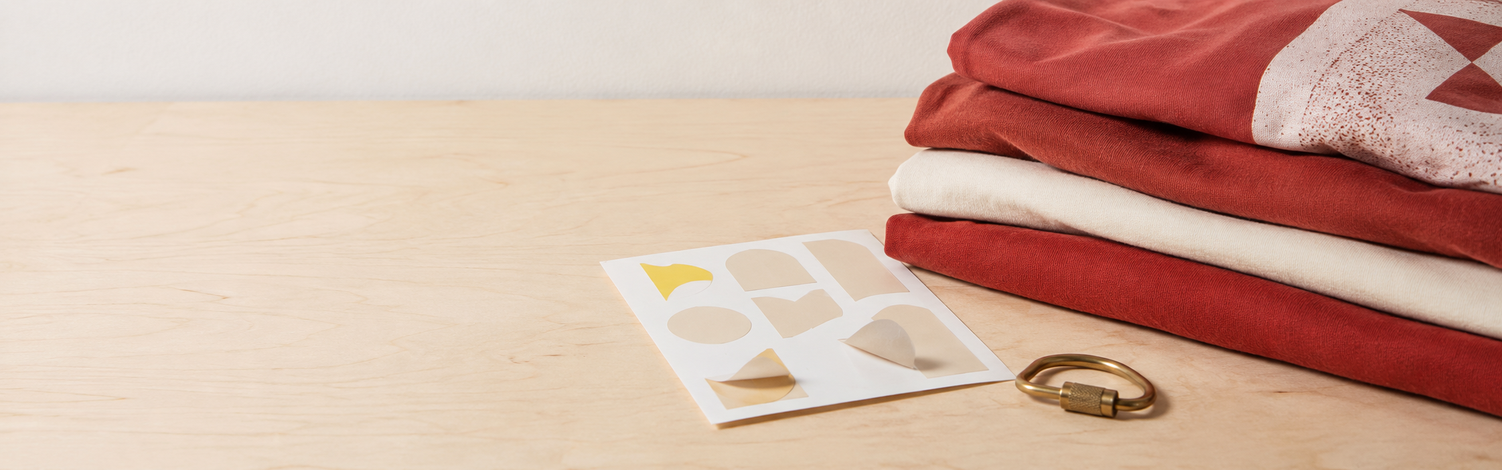
#> input picture assets-src/desktop.png, 1502 x 470 px, shrunk from 2243 x 701 before the run, found by its file name
$ python imgstat.py
#> lines starting #> are read from the running program, lines starting #| are printed output that depends on the picture; after the words box and inside, x2 and y2 are one past the last pixel; in counts of white or black regions, pixels touching at a corner belong together
import numpy as np
from PIL import Image

def lum(hexs):
    h = hexs.lstrip('#')
    r, g, b = [int(h[i:i+2], 16)/255 for i in (0, 2, 4)]
    f = lambda v: v/12.92 if v <= 0.03928 else ((v+0.055)/1.055)**2.4
    return 0.2126*f(r) + 0.7152*f(g) + 0.0722*f(b)

def ratio_hex(a, b):
    L1, L2 = lum(a), lum(b)
    return round((max(L1, L2)+0.05)/(min(L1, L2)+0.05), 2)

def hexof(rgb):
    return '#%02X%02X%02X' % tuple(int(round(c)) for c in rgb[:3])

for name, path in [('DESKTOP', 'desktop.png'), ('MOBILE', 'mobile.png')]:
    im = Image.open(path).convert('RGB')
    a = np.asarray(im).astype(float)
    H, W, _ = a.shape
#> H = 470; W = 1502
    print(f'\n{"="*70}\n{name}  {W}x{H}  ratio {W/H:.3f}:1')
#| ======================================================================
#| DESKTOP  1502x470  ratio 3.196:1

    # overall brightness — the previous version failed on being too dark
    gray = a @ [0.2126, 0.7152, 0.0722]
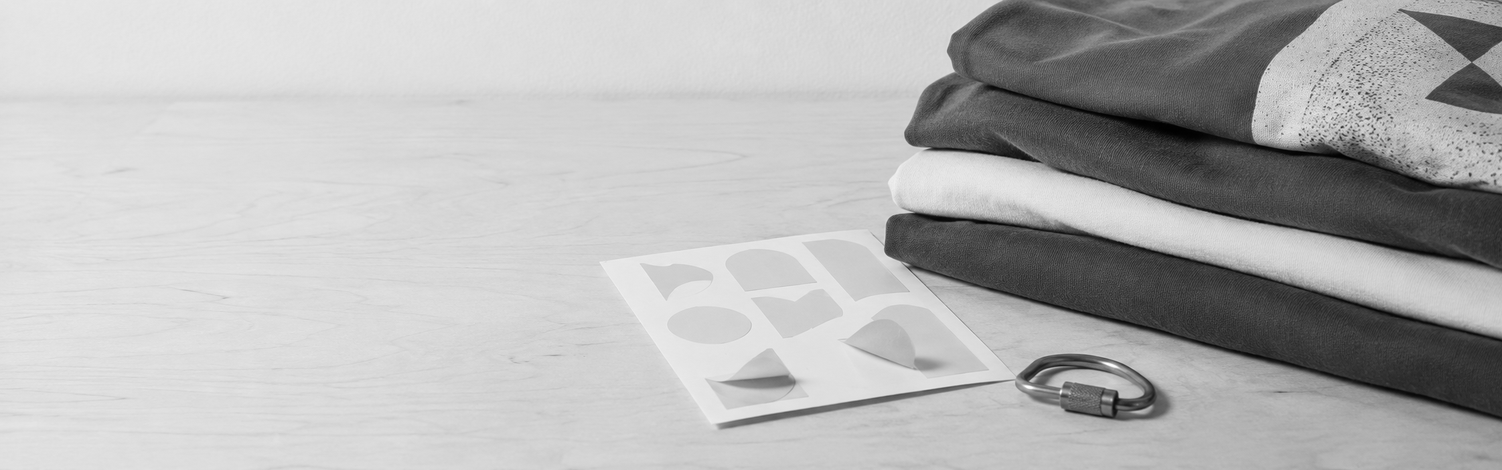
#> gray: shape (470, 1502) float64; min 1.06, max 255, mean 181.3
    print(f'  luma: mean {gray.mean():.1f}  median {np.median(gray):.1f}  '
          f'p5 {np.percentile(gray,5):.1f}  p95 {np.percentile(gray,95):.1f}')
#|   luma: mean 181.3  median 210.2  p5 55.8  p95 226.8
    print(f'  share of pixels below luma 60 (reads as "dark"): {(gray<60).mean()*100:.1f}%')
#|   share of pixels below luma 60 (reads as "dark"): 6.5%

    # where is the subject? the ground is pale wood/plaster, objects are darker or saturated
    mx = a.max(axis=2); mn = a.min(axis=2)
#> after `mx = a.max(axis=2)`:
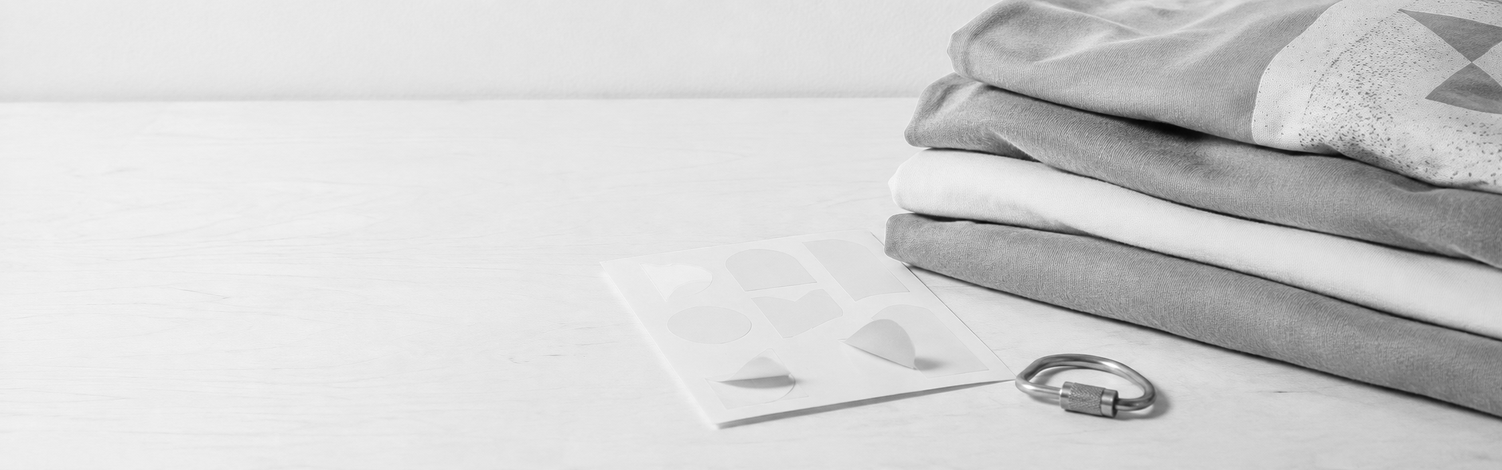
#> mx: shape (470, 1502) float64; min 5, max 255, mean 209.5
#> after `mn = a.min(axis=2)`:
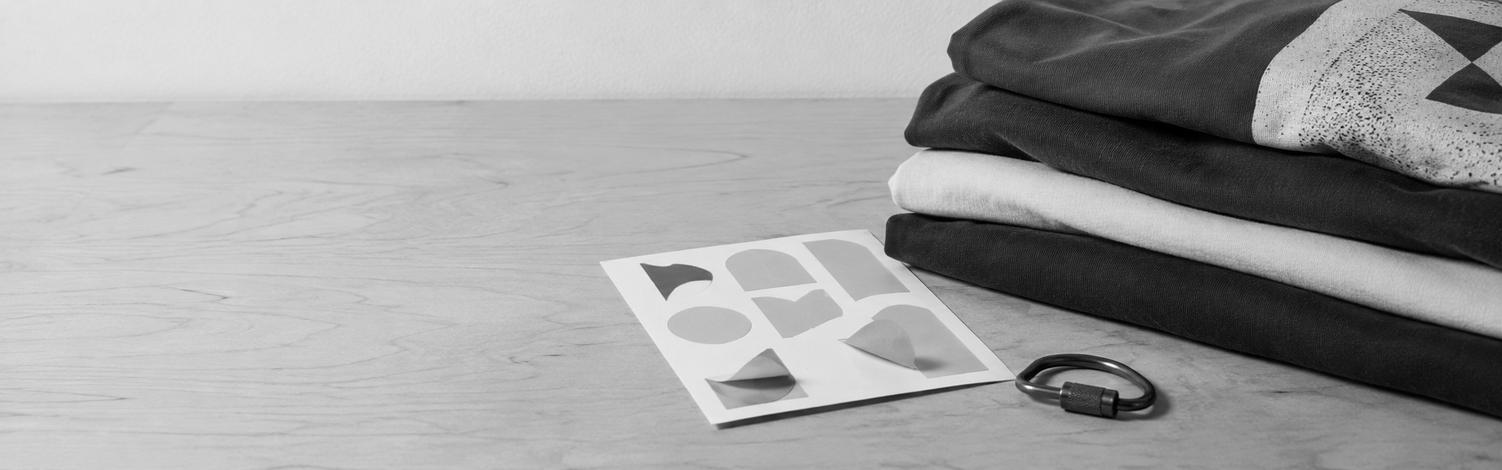
#> mn: shape (470, 1502) float64; min 0, max 255, mean 159.8
    sat = np.where(mx > 0, (mx-mn)/np.maximum(mx, 1), 0)
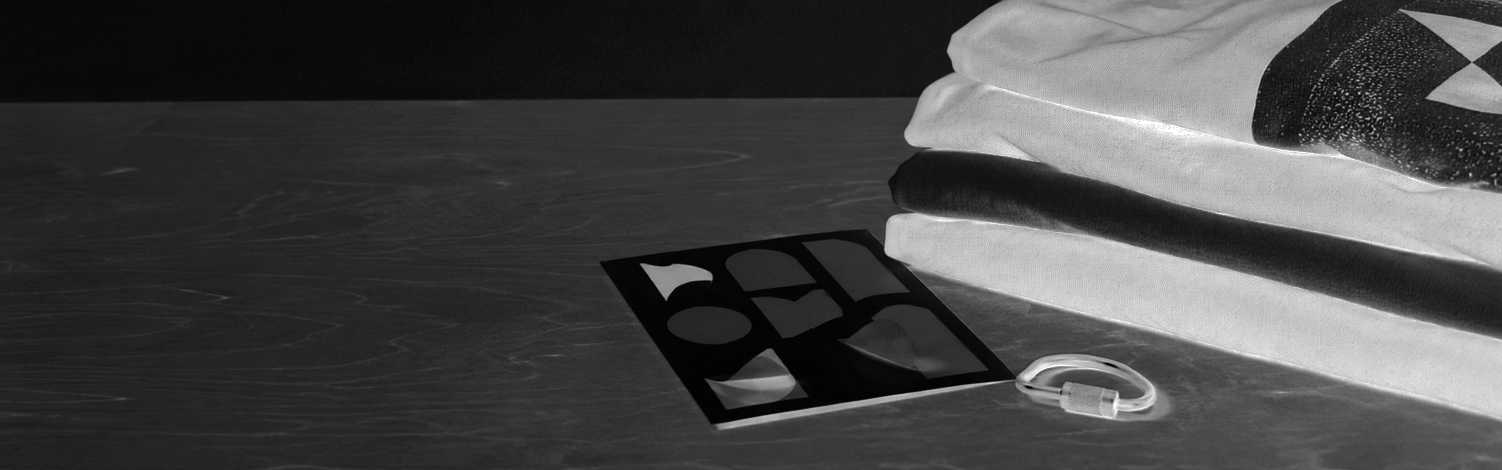
#> sat: shape (470, 1502) float64; min 0, max 1, mean 0.273
    subject = (sat > 0.30) | (gray < 120)          # red fabric, brass, or any dark mass
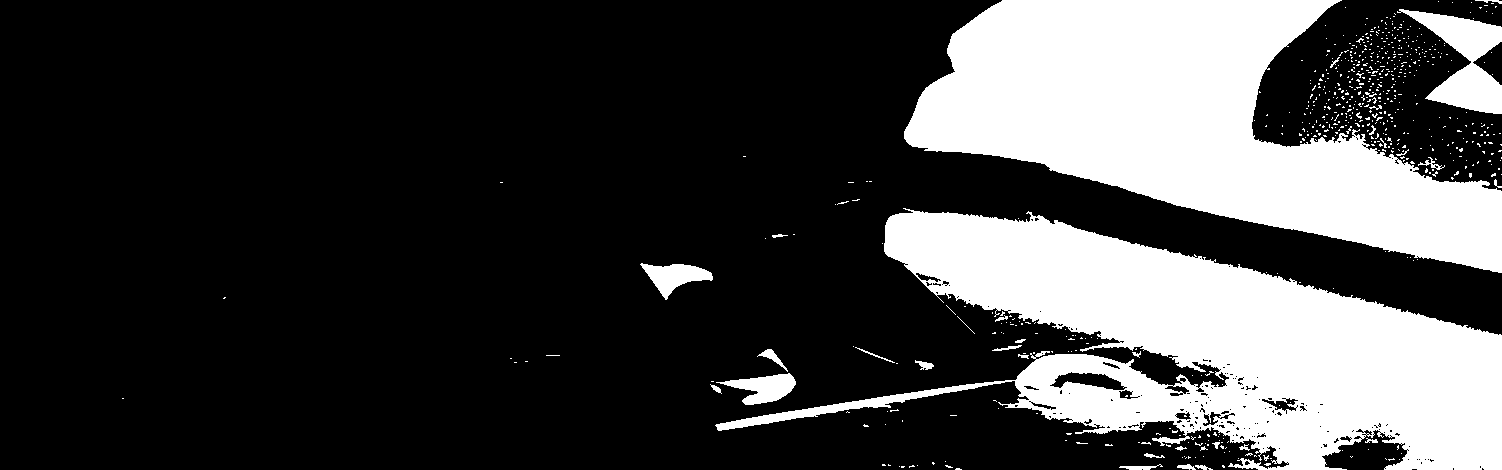
#> subject: shape (470, 1502) bool; 25.8% white; 663 white regions (631 under 20 px), largest, box (x1, y1, x2, y2) and area: (715, 208, 1502, 470) 87922, (904, 0, 1502, 273) 83147, (1397, 9, 1502, 114) 4768
    colsum = subject.mean(axis=0)
#> colsum = 1502 values, max 0.868 at index 1251, min 0 at index 0, mean 0.258
    rowsum = subject.mean(axis=1)
#> rowsum = 470 values, max 0.369 at index 396, min 0.106 at index 462, mean 0.258
    cols = np.where(colsum > 0.04)[0]
#> cols = 701 values from 655 to 1501
    rows = np.where(rowsum > 0.04)[0]
#> rows = 470 values from 0 to 469
    if len(cols):
        print(f'  subject mass spans x {cols.min()}..{cols.max()} '
              f'({cols.min()/W*100:.0f}%..{cols.max()/W*100:.0f}% of width)')
#|   subject mass spans x 655..1501 (44%..100% of width)
        print(f'                    y {rows.min()}..{rows.max()} '
              f'({rows.min()/H*100:.0f}%..{rows.max()/H*100:.0f}% of height)')
#|                     y 0..469 (0%..100% of height)
    # centre of mass of the subject
    ys, xs = np.nonzero(subject)
    print(f'  subject centre of mass: x {xs.mean()/W*100:.1f}%  y {ys.mean()/H*100:.1f}%')
#|   subject centre of mass: x 79.8%  y 49.6%
    # how much subject lives in each fifth of the width
    fifths = [subject[:, int(W*i/5):int(W*(i+1)/5)].mean()*100 for i in range(5)]
#> fifths = [0.00426, 0.0177, 3.71, 60.83, 64.32]
    print('  subject density per fifth (L->R): ' + '  '.join(f'{v:.1f}%' for v in fifths))
#|   subject density per fifth (L->R): 0.0%  0.0%  3.7%  60.8%  64.3%

    # sampled ground + key colours
    print(f'  top-left 60x60 avg      {hexof(a[:60,:60].reshape(-1,3).mean(axis=0))}')
#|   top-left 60x60 avg      #E9E3E0
    print(f'  bottom-left 60x60 avg   {hexof(a[-60:,:60].reshape(-1,3).mean(axis=0))}')
#|   bottom-left 60x60 avg   #EDDDCD
    # the reddest cluster = the shirts
    red = (a[:,:,0] > 110) & (a[:,:,0] - a[:,:,1] > 45) & (a[:,:,0] - a[:,:,2] > 40)
#> red: shape (470, 1502) bool; 18.4% white; 711 white regions (671 under 20 px), largest, box (x1, y1, x2, y2) and area: (904, 0, 1502, 269) 73763, (884, 213, 1502, 415) 42728, (1397, 9, 1502, 114) 4427
    if red.sum() > 500:
        print(f'  fabric red avg          {hexof(a[red].mean(axis=0))}  ({red.mean()*100:.1f}% of frame)')
#|   fabric red avg          #9F3931  (18.4% of frame)
    # the yellow accent
    yel = (a[:,:,0] > 160) & (a[:,:,1] > 120) & (a[:,:,2] < 110) & (a[:,:,0]-a[:,:,2] > 70)
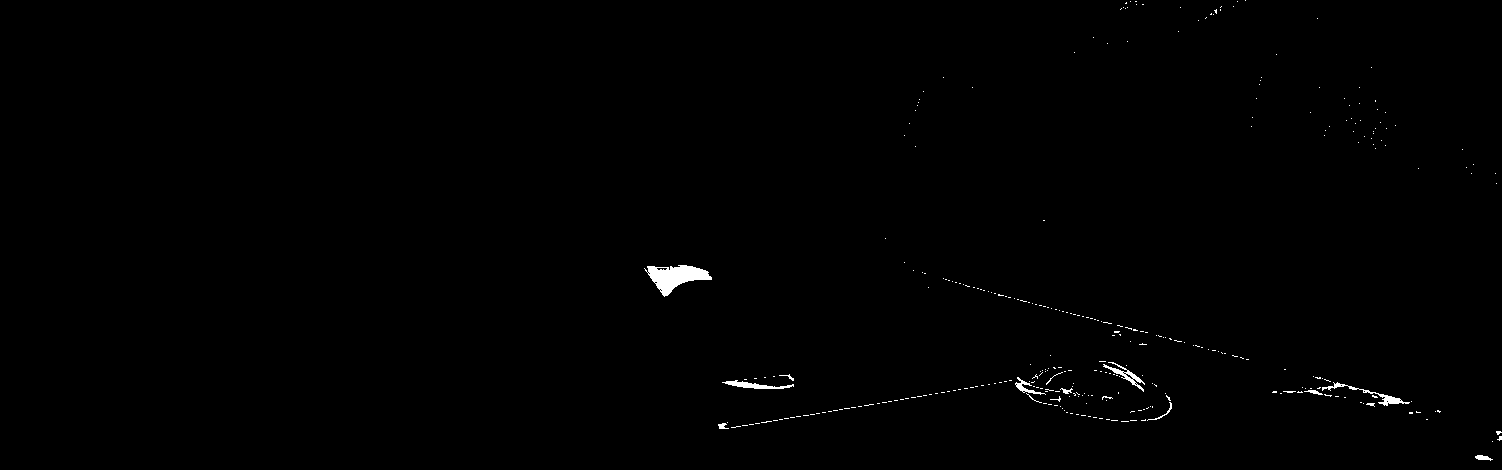
#> yel: shape (470, 1502) bool; 0.47% white; 325 white regions (311 under 20 px), largest, box (x1, y1, x2, y2) and area: (644, 265, 712, 297) 1077, (1322, 382, 1410, 406) 310, (722, 380, 794, 389) 272
    if yel.sum() > 200:
        print(f'  yellow accent avg       {hexof(a[yel].mean(axis=0))}  ({yel.mean()*100:.2f}% of frame)')
#|   yellow accent avg       #C89E62  (0.47% of frame)
#> pass 2 of the loop `for name, path in [('DESKTOP', 'desktop.png'), ('MOBILE', 'mobile.png'..`:
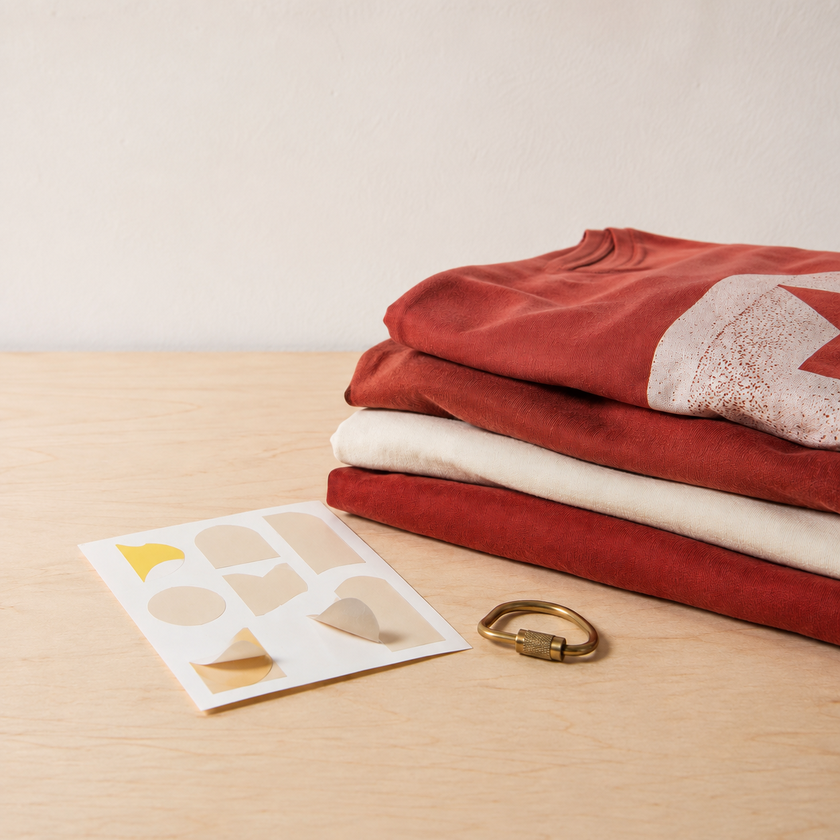
#> input picture assets-src/mobile.png, 840 x 840 px, shrunk from 1254 x 1254 before the run, found by its file name
#> im: PIL image 840x840 RGB
#> a: shape (840, 840, 3) float64
#| ======================================================================
#| MOBILE  840x840  ratio 1.000:1
#> gray: shape (840, 840) float64
#|   luma: mean 184.6  median 207.8  p5 57.0  p95 227.3
#|   share of pixels below luma 60 (reads as "dark"): 5.9%
#> mx: shape (840, 840) float64
#> mn: shape (840, 840) float64
#> sat: shape (840, 840) float64
#> `subject = (sat > 0.30) | (gray < 120)`:
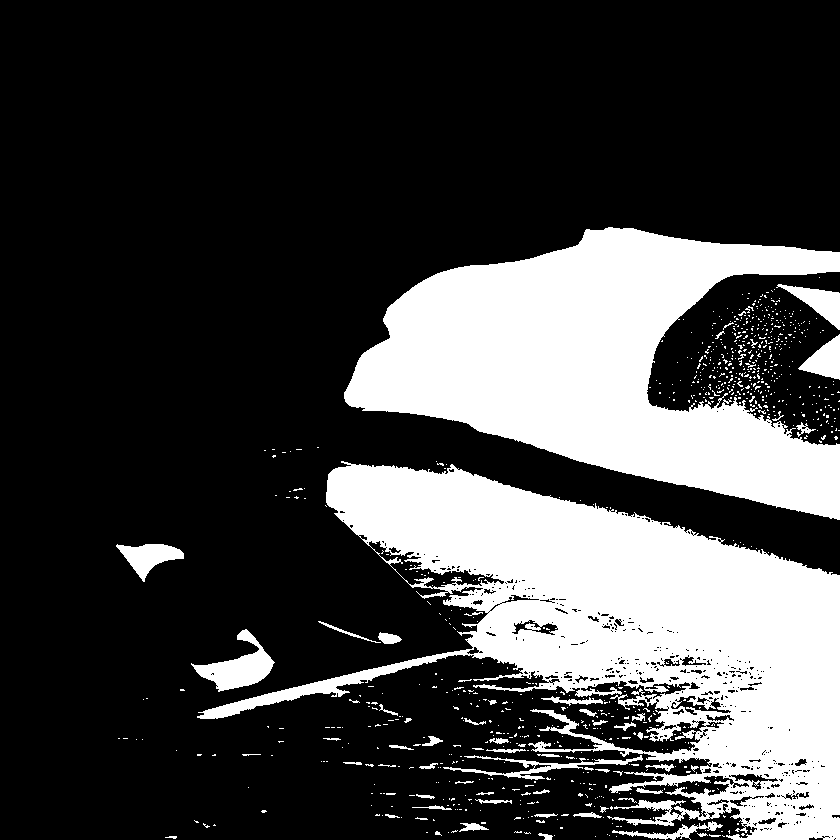
#> subject: shape (840, 840) bool; 26% white; 839 white regions (778 under 20 px), largest, box (x1, y1, x2, y2) and area: (197, 461, 840, 840) 95660, (344, 227, 840, 520) 74702, (191, 629, 275, 692) 2096
#> colsum = 840 values, max 0.56 at index 641, min 0 at index 0, mean 0.26
#> rowsum = 840 values, max 0.518 at index 554, min 0 at index 0, mean 0.26
#> cols = 569 values from 142 to 839
#> rows = 611 values from 229 to 839
#|   subject mass spans x 142..839 (17%..100% of width)
#|                     y 229..839 (27%..100% of height)
#|   subject centre of mass: x 72.2%  y 61.8%
#> fifths = [0.76, 3.15, 28.55, 50.17, 47.19]
#|   subject density per fifth (L->R): 0.8%  3.1%  28.6%  50.2%  47.2%
#|   top-left 60x60 avg      #E6DDD6
#|   bottom-left 60x60 avg   #E5CEB8
#> red: shape (840, 840) bool; 15.5% white; 670 white regions (635 under 20 px), largest, box (x1, y1, x2, y2) and area: (344, 227, 840, 513) 66303, (326, 465, 840, 644) 30421, (633, 599, 840, 668) 2078
#|   fabric red avg          #A03D32  (15.5% of frame)
#> `yel = (a[:,:,0] > 160) & (a[:,:,1] > 120) & (a[:,:,2] < 110) & (a[:,:,..`:
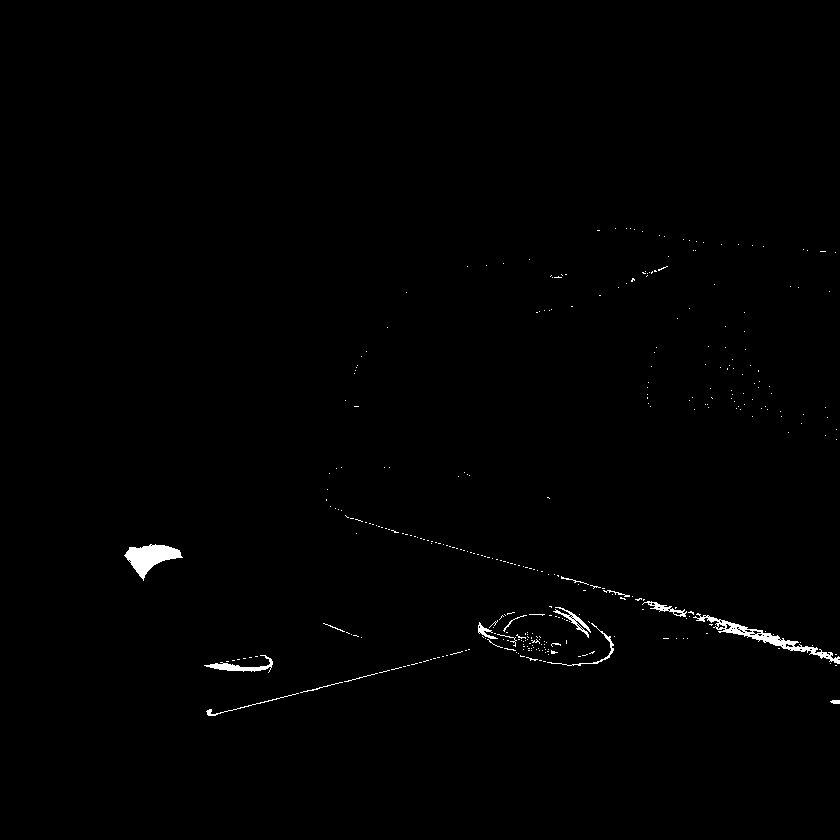
#> yel: shape (840, 840) bool; 0.62% white; 346 white regions (330 under 20 px), largest, box (x1, y1, x2, y2) and area: (124, 544, 183, 581) 1024, (693, 613, 840, 664) 1024, (204, 655, 273, 673) 358
#|   yellow accent avg       #C69961  (0.62% of frame)
